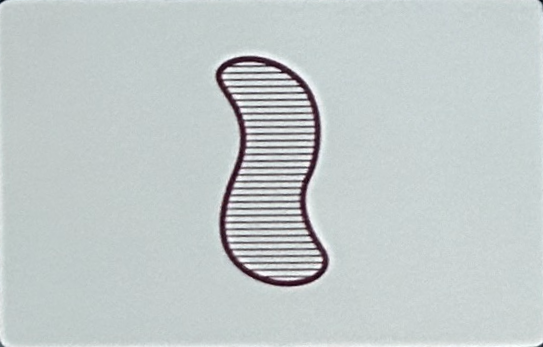
#> input picture cards/card_1.png, 543 x 347 px, found by its file name; its folder holds only this picture in this run
$ python proccessedcardcolorfilter.py
#> lines starting #> are read from the running program, lines starting #| are printed output that depends on the picture
#> in process_images, img is the input picture: PIL image 543x347 RGB; mean R, G, B 194.5, 202.3, 202.5

import os
from PIL import Image


source_dir = '/Users/dimitrichrysafis/PycharmProjects/setting/cards'
destination_dir = '/Users/dimitrichrysafis/PycharmProjects/setting/processedcardscolorfilter'

if not os.path.exists(destination_dir):
    os.makedirs(destination_dir)

def remove_white_background(image):
    img = image.convert("RGBA")
#> img: PIL image 543x347 RGBA
    datas = img.getdata()

    new_data = []
    for item in datas:
        if item[0] > 200 and item[1] > 200 and item[2] > 200:
            new_data.append((255, 255, 255, 0))
        else:
            new_data.append(item)
#> this loop made 188421 passes
#> item on passes 1 to 3: (21, 35, 47, 255), (1, 9, 19, 255), (5, 14, 23, 255)
#> after the loop, new_data = 188421 items

    img.putdata(new_data)
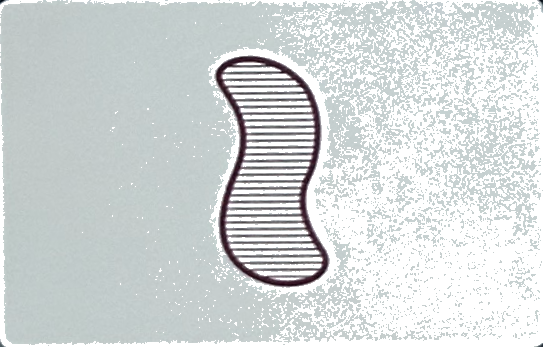
#> img: PIL image 543x347 RGBA; mean R, G, B, A 211.6, 216.5, 216.7, 165.4; transparent parts drawn white
    return img

def apply_color_filter(image, color):
    img = image.convert("RGBA")
    datas = img.getdata()

    new_data = []
    for item in datas:
        r, g, b, a = item

        if color == 'red' and r > g and r > b:
            new_data.append(item)
        elif color == 'green' and g > r and g > b:
            new_data.append(item)
        elif color == 'purple' and b > r and b > g:
            new_data.append(item)
        else:
            new_data.append((0, 0, 0, 0))

    img.putdata(new_data)
    return img

def crop_borders(image, border_size):
#> called with border_size = 10
    width, height = image.size
#> width = 543; height = 347
    cropped_image = image.crop((border_size, border_size, width - border_size, height - border_size))
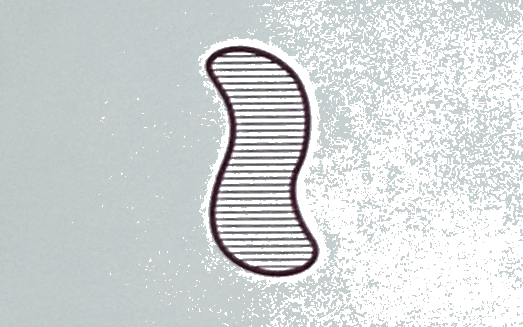
#> cropped_image: PIL image 523x327 RGBA; mean R, G, B, A 210, 215, 215.2, 170.3; transparent parts drawn white
    return cropped_image

def compare_images(original, filtered):
    original_data = original.getdata()
    filtered_data = filtered.getdata()

    original_non_white_pixels = 0
    filtered_non_transparent_pixels = 0

    for orig_pixel, filt_pixel in zip(original_data, filtered_data):
        if orig_pixel[3] > 0:
            original_non_white_pixels += 1
        if filt_pixel[3] > 0:
            filtered_non_transparent_pixels += 1

    if original_non_white_pixels == 0:
        return 0
    return filtered_non_transparent_pixels / original_non_white_pixels

def process_images(border_trim=10):
    for image_name in os.listdir(source_dir):
        if image_name.endswith(".png"):
            image_path = os.path.join(source_dir, image_name)

            try:
                img = Image.open(image_path)
                img = remove_white_background(img)

                img_cropped = crop_borders(img, border_trim)

                color_proportions = {}

                for color in ['red', 'green', 'purple']:
                    filtered_img = apply_color_filter(img_cropped, color)
                    filtered_image_path = os.path.join(destination_dir, f"{image_name.split('.')[0]}_{color}.png")

                    filtered_img.save(filtered_image_path, "PNG")

                    similarity = compare_images(img_cropped, filtered_img)
                    color_proportions[color] = similarity
#> this loop made 3 passes
#> similarity on passes 1 to 3: 0.0545, 0.212, 0.0474
#> pass 1, in process_images, `filtered_img = apply_color_filter(img_cropped, color)`:
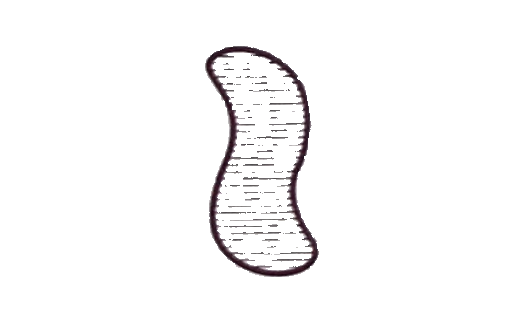
#> filtered_img: PIL image 523x327 RGBA; mean R, G, B, A 3.6, 3.1, 3.4, 9.3; transparent parts drawn white
#> pass 2, in process_images, `filtered_img = apply_color_filter(img_cropped, color)`:
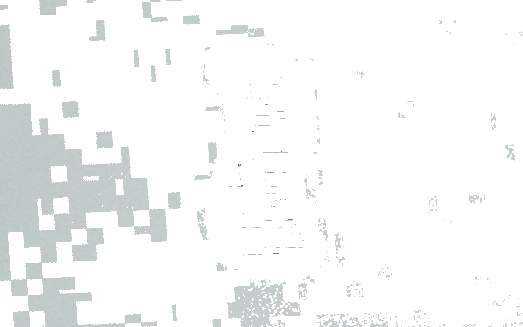
#> filtered_img: PIL image 523x327 RGBA; mean R, G, B, A 27.4, 28.7, 28.5, 36; transparent parts drawn white
#> pass 3, in process_images, `filtered_img = apply_color_filter(img_cropped, color)`:
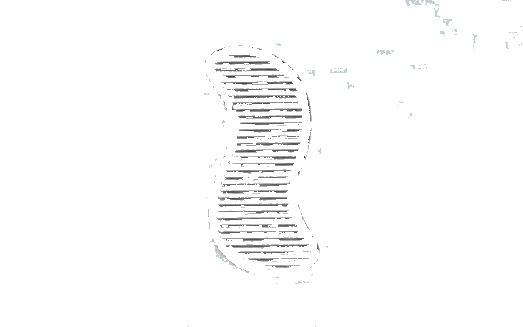
#> filtered_img: PIL image 523x327 RGBA; mean R, G, B, A 4.6, 4.6, 4.8, 8.1; transparent parts drawn white
#> after the loop, color_proportions = {'red': 0.0545, 'green': 0.212, 'purple': 0.0474}

                most_prominent_color = max(color_proportions, key=color_proportions.get)
#> most_prominent_color = 'green'

                for color in ['red', 'green', 'purple']:
                    if color != most_prominent_color:
                        os.remove(os.path.join(destination_dir, f"{image_name.split('.')[0]}_{color}.png"))

                print(f"{image_name}: Most prominent color is {most_prominent_color}")
#| card_1.png: Most prominent color is green

            except Exception as e:
                print(f"Error processing {image_name}: {e}")

process_images()

$ run again, on cards/card_13.png
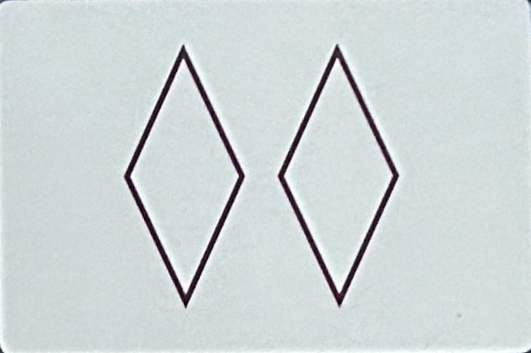
#> input picture cards/card_13.png, 531 x 353 px, found by its file name
#> in process_images, img is the input picture: PIL image 531x353 RGB; mean R, G, B 205.7, 214.5, 216.1
#> the loop in remove_white_background, `for item in datas:` made 187443 passes
#> item on passes 1 to 3: (68, 92, 110, 255), (65, 87, 103, 255), (65, 86, 100, 255)
#> after the loop in remove_white_background, `for item in datas:`: new_data = 187443 items
#> the loop in process_images, `for color in ['red', 'green', 'purple']:` made 3 passes
#> similarity on passes 1 to 3: 0.499, 0.000124, 0.357
#> pass 1, in process_images, `filtered_img = apply_color_filter(img_cropped, color)`:
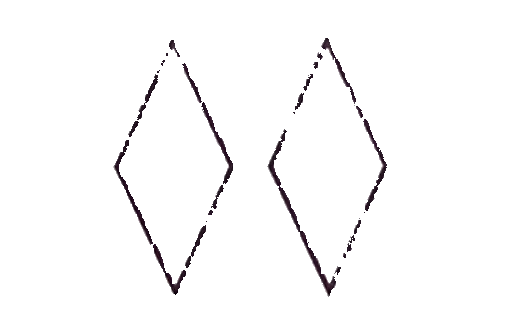
#> filtered_img: PIL image 511x333 RGBA; mean R, G, B, A 1.4, 1, 1.3, 6; transparent parts drawn white
#> pass 3, in process_images, `filtered_img = apply_color_filter(img_cropped, color)`:
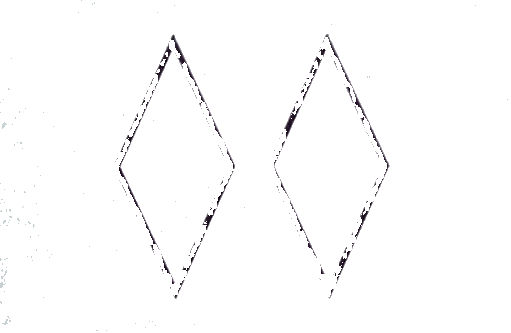
#> filtered_img: PIL image 511x333 RGBA; mean R, G, B, A 1.9, 1.8, 2, 4.3; transparent parts drawn white
#> after the loop in process_images, `for color in ['red', 'green', 'purple']:`: color_proportions = {'red': 0.499, 'green': 0.000124, 'purple': 0.357}
#> most_prominent_color = 'red'
#| card_13.png: Most prominent color is red

$ run again, on cards/card_14.png
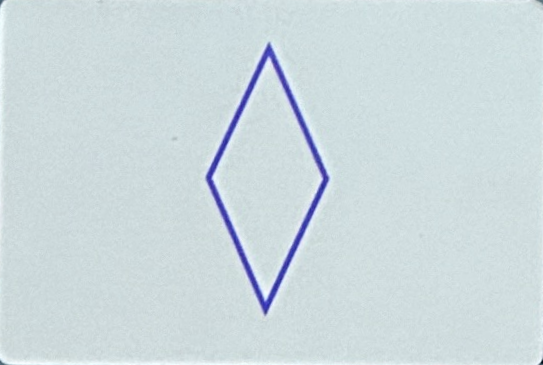
#> input picture cards/card_14.png, 543 x 365 px, found by its file name
#> in process_images, img is the input picture: PIL image 543x365 RGB; mean R, G, B 205, 218.1, 222.1
#> the loop in remove_white_background, `for item in datas:` made 198195 passes
#> item on passes 1 to 3: (69, 97, 114, 255), (71, 97, 113, 255), (98, 119, 134, 255)
#> after the loop in remove_white_background, `for item in datas:`: new_data = 198195 items
#> in remove_white_background, `img.putdata(new_data)`:
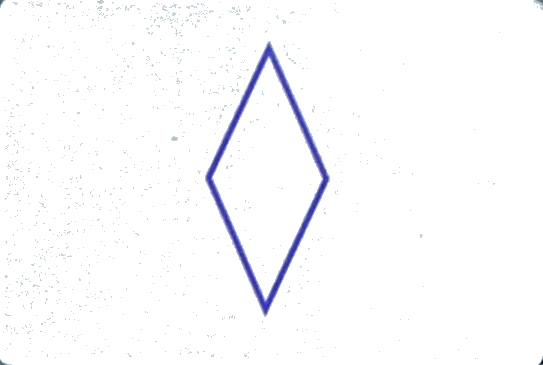
#> img: PIL image 543x365 RGBA; mean R, G, B, A 250.9, 251.1, 253, 9; transparent parts drawn white
#> in crop_borders, `cropped_image = image.crop((border_size, border_size, width - border_s..`:
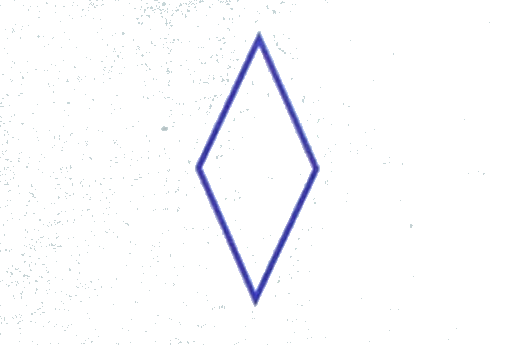
#> cropped_image: PIL image 523x345 RGBA; mean R, G, B, A 250.7, 250.9, 252.9, 9.2; transparent parts drawn white
#> the loop in process_images, `for color in ['red', 'green', 'purple']:` made 3 passes
#> similarity on passes 1 to 3: 0, 0.00952, 0.986
#> after the loop in process_images, `for color in ['red', 'green', 'purple']:`: color_proportions = {'red': 0, 'green': 0.00952, 'purple': 0.986}
#> most_prominent_color = 'purple'
#| card_14.png: Most prominent color is purple
